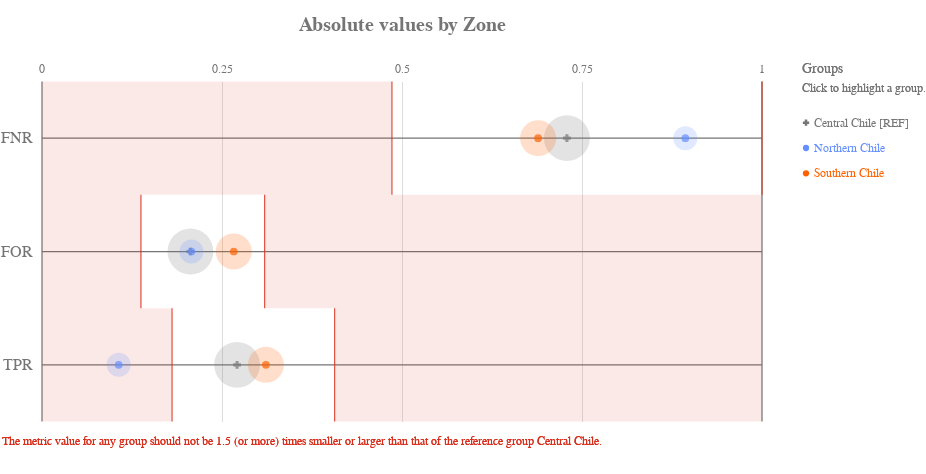

The code cell stored with this chart in its notebook:
### Code cell
ap.absolute(grupo_definido, metrics, 'zone', fairness_threshold = disparity_tolerance)

### Figure 1 — Vega-Lite specification as saved in the notebook (floating-point values rounded to 4 significant figures)
{"config": {"view": {"continuousWidth": 400, "continuousHeight": 300, "strokeWidth": 0}, "axisLeft": {"labelColor": "rgb(117,117,117)", "labelFont": "Arial", "labelFontSize": 16}, "title": {"align": "center", "baseline": "middle", "color": "rgb(117,117,117)", "font": "Arial", "fontSize": 20, "fontWeight": "bold"}}, "layer": [{"data": {"name": "data-4ac2d7a4dec33677e433b172826c7791"}, "mark": {"type": "rule", "stroke": "rgb(117,117,117)", "strokeWidth": 1.25, "tooltip": ""}, "encoding": {"x": {"type": "quantitative", "field": "start", "scale": {"domain": [0, 1], "range": [40.0, 760.0]}}, "x2": {"field": "end"}, "y": {"type": "nominal", "axis": {"domain": false, "labelAngle": 0, "labelPadding": -30, "orient": "left", "ticks": false, "title": ""}, "field": "y_position", "scale": {"domain": ["FNR", "FOR", "TPR"], "range": [42.5, 382.5]}}}}, {"data": {"name": "data-6cfe259518f6c7b358d8f836a73e6b7f"}, "mark": {"type": "rule", "stroke": "rgb(117,117,117)", "strokeWidth": 1.25, "tooltip": ""}, "encoding": {"x": {"type": "quantitative", "field": "x_position", "scale": {"domain": [0, 1], "range": [40.0, 760.0]}}, "y": {"value": 42.5}, "y2": {"value": 382.5}}}, {"data": {"name": "data-60ed1133fa688d151d36705a369482e0"}, "mark": {"type": "text", "align": "center", "color": "rgb(117,117,117)", "font": "Arial", "fontSize": 12, "fontWeight": "normal", "tooltip": ""}, "encoding": {"text": {"type": "nominal", "field": "value"}, "x": {"type": "quantitative", "field": "value", "scale": {"domain": [0, 1], "range": [40.0, 760.0]}}, "y": {"value": 29.75}}}, {"layer": [{"mark": {"type": "rect", "opacity": 0.8, "stroke": "rgb(217, 46, 28)", "strokeWidth": 1.25, "tooltip": ""}, "encoding": {"x": {"type": "quantitative", "field": "lower_threshold_value", "scale": {"domain": [0, 1], "range": [40.0, 760.0]}}, "x2": {"field": "lower_threshold_value"}, "y": {"type": "nominal", "axis": {"domain": false, "grid": false, "labels": false, "ticks": false, "title": " "}, "field": "metric", "scale": {"domain": ["FNR", "FOR", "TPR"], "range": [42.5, 382.5]}}}}, {"mark": {"type": "rect", "opacity": 0.8, "stroke": "rgb(217, 46, 28)", "strokeWidth": 1.25, "tooltip": ""}, "encoding": {"x": {"type": "quantitative", "field": "upper_threshold_value", "scale": {"domain": [0, 1], "range": [40.0, 760.0]}}, "x2": {"field": "upper_threshold_value"}, "y": {"type": "nominal", "axis": {"domain": false, "grid": false, "labels": false, "ticks": false, "title": " "}, "field": "metric", "scale": {"domain": ["FNR", "FOR", "TPR"], "range": [42.5, 382.5]}}}}, {"layer": [{"mark": {"type": "rect", "fill": "rgb(217, 46, 28)", "opacity": 0.1, "tooltip": ""}, "encoding": {"x": {"type": "quantitative", "field": "lower_threshold_value", "scale": {"domain": [0, 1], "range": [40.0, 760.0]}}, "x2": {"field": "lower_end"}, "y": {"type": "nominal", "axis": {"domain": false, "grid": false, "labels": false, "ticks": false, "title": " "}, "field": "metric", "scale": {"domain": ["FNR", "FOR", "TPR"], "range": [42.5, 382.5]}}}}, {"mark": {"type": "rect", "fill": "rgb(217, 46, 28)", "opacity": 0.1, "tooltip": ""}, "encoding": {"x": {"type": "quantitative", "field": "upper_threshold_value", "scale": {"domain": [0, 1], "range": [40.0, 760.0]}}, "x2": {"field": "upper_end"}, "y": {"type": "nominal", "axis": {"domain": false, "grid": false, "labels": false, "ticks": false, "title": " "}, "field": "metric", "scale": {"domain": ["FNR", "FOR", "TPR"], "range": [42.5, 382.5]}}}}]}, {"data": {"name": "data-79dd248bdaa0ea02c535240e8ad022c8"}, "mark": {"type": "text", "align": "left", "baseline": "top", "fill": "rgb(217, 46, 28)", "font": "Arial", "fontSize": 12, "fontWeight": "normal", "tooltip": ""}, "encoding": {"text": {"value": "The metric value for any group should not be 1.5 (or more) times smaller or larger than that of the reference group Central Chile."}, "x": {"value": 0}, "y": {"value": 396.7}}}], "data": {"name": "data-2daf78fb8267fb85037bed3c4a680a55"}}, {"layer": [{"mark": "circle"}, {"data": {"name": "data-0ec7ed582cffbb407a96dec03dbf07cd"}, "mark": {"type": "circle", "opacity": 0.2}, "encoding": {"color": {"condition": {"type": "nominal", "field": "attribute_value", "legend": null, "scale": {"domain": ["Central Chile", "Northern Chile", "Southern Chile"], "range": ["rgb(117,117,117)", "rgb(100, 143, 255)", "rgb(254, 97, 0)", "rgb(220, 38, 127)", "rgb(255, 176, 0)", "rgb(120, 94, 240)"]}, "selection": "selector025"}, "value": "rgb(224,224,224)"}, "size": {"type": "quantitative", "field": "group_size", "legend": null, "scale": {"domain": [0, 7609.0], "range": [0, 2522.0]}}, "tooltip": [{"type": "nominal", "field": "attribute_value", "title": "Group"}, {"type": "nominal", "field": "tooltip_group_size", "title": "Group Size"}, {"type": "nominal", "field": "tooltip_disparity_explanation_fnr", "title": "Disparity"}, {"type": "quantitative", "field": "fnr", "format": ".2f", "title": "FNR"}], "x": {"type": "quantitative", "axis": {"domain": false, "labels": false, "ticks": false, "title": null, "values": [0.25, 0.5, 0.75]}, "field": "fnr", "scale": {"domain": [0, 1], "range": [40.0, 760.0]}}, "y": {"type": "nominal", "axis": {"domain": false, "grid": false, "labels": false, "ticks": false, "title": " "}, "field": "metric_variable", "scale": {"domain": ["FNR", "FOR", "TPR"], "range": [42.5, 382.5]}}}, "selection": {"selector027": {"type": "multi", "empty": "all", "fields": ["attribute_value"]}}, "transform": [{"calculate": "'FNR'", "as": "metric_variable"}]}, {"data": {"name": "data-0ec7ed582cffbb407a96dec03dbf07cd"}, "mark": {"type": "circle", "opacity": 0.2}, "encoding": {"color": {"condition": {"type": "nominal", "field": "attribute_value", "legend": null, "scale": {"domain": ["Central Chile", "Northern Chile", "Southern Chile"], "range": ["rgb(117,117,117)", "rgb(100, 143, 255)", "rgb(254, 97, 0)", "rgb(220, 38, 127)", "rgb(255, 176, 0)", "rgb(120, 94, 240)"]}, "selection": "selector025"}, "value": "rgb(224,224,224)"}, "size": {"type": "quantitative", "field": "group_size", "legend": null, "scale": {"domain": [0, 7609.0], "range": [0, 2522.0]}}, "tooltip": [{"type": "nominal", "field": "attribute_value", "title": "Group"}, {"type": "nominal", "field": "tooltip_group_size", "title": "Group Size"}, {"type": "nominal", "field": "tooltip_disparity_explanation_for", "title": "Disparity"}, {"type": "quantitative", "field": "for", "format": ".2f", "title": "FOR"}], "x": {"type": "quantitative", "axis": {"domain": false, "labels": false, "ticks": false, "title": null, "values": [0.25, 0.5, 0.75]}, "field": "for", "scale": {"domain": [0, 1], "range": [40.0, 760.0]}}, "y": {"type": "nominal", "axis": {"domain": false, "grid": false, "labels": false, "ticks": false, "title": " "}, "field": "metric_variable", "scale": {"domain": ["FNR", "FOR", "TPR"], "range": [42.5, 382.5]}}}, "selection": {"selector029": {"type": "multi", "empty": "all", "fields": ["attribute_value"]}}, "transform": [{"calculate": "'FOR'", "as": "metric_variable"}]}, {"data": {"name": "data-0ec7ed582cffbb407a96dec03dbf07cd"}, "mark": {"type": "circle", "opacity": 0.2}, "encoding": {"color": {"condition": {"type": "nominal", "field": "attribute_value", "legend": null, "scale": {"domain": ["Central Chile", "Northern Chile", "Southern Chile"], "range": ["rgb(117,117,117)", "rgb(100, 143, 255)", "rgb(254, 97, 0)", "rgb(220, 38, 127)", "rgb(255, 176, 0)", "rgb(120, 94, 240)"]}, "selection": "selector025"}, "value": "rgb(224,224,224)"}, "size": {"type": "quantitative", "field": "group_size", "legend": null, "scale": {"domain": [0, 7609.0], "range": [0, 2522.0]}}, "tooltip": [{"type": "nominal", "field": "attribute_value", "title": "Group"}, {"type": "nominal", "field": "tooltip_group_size", "title": "Group Size"}, {"type": "nominal", "field": "tooltip_disparity_explanation_tpr", "title": "Disparity"}, {"type": "quantitative", "field": "tpr", "format": ".2f", "title": "TPR"}], "x": {"type": "quantitative", "axis": {"domain": false, "labels": false, "ticks": false, "title": null, "values": [0.25, 0.5, 0.75]}, "field": "tpr", "scale": {"domain": [0, 1], "range": [40.0, 760.0]}}, "y": {"type": "nominal", "axis": {"domain": false, "grid": false, "labels": false, "ticks": false, "title": " "}, "field": "metric_variable", "scale": {"domain": ["FNR", "FOR", "TPR"], "range": [42.5, 382.5]}}}, "selection": {"selector031": {"type": "multi", "empty": "all", "fields": ["attribute_value"]}}, "transform": [{"calculate": "'TPR'", "as": "metric_variable"}]}, {"layer": [{"mark": "point"}, {"data": {"name": "data-0ec7ed582cffbb407a96dec03dbf07cd"}, "mark": {"type": "point", "filled": true, "size": 60}, "encoding": {"color": {"condition": {"type": "nominal", "field": "attribute_value", "legend": null, "scale": {"domain": ["Central Chile", "Northern Chile", "Southern Chile"], "range": ["rgb(117,117,117)", "rgb(100, 143, 255)", "rgb(254, 97, 0)", "rgb(220, 38, 127)", "rgb(255, 176, 0)", "rgb(120, 94, 240)"]}, "selection": "selector025"}, "value": "rgb(224,224,224)"}, "shape": {"type": "nominal", "field": "attribute_value", "legend": null, "scale": {"domain": ["Central Chile", "Northern Chile", "Southern Chile"], "range": ["cross", "circle", "circle"]}}, "tooltip": [{"type": "nominal", "field": "attribute_value", "title": "Group"}, {"type": "nominal", "field": "tooltip_group_size", "title": "Group Size"}, {"type": "nominal", "field": "tooltip_disparity_explanation_fnr", "title": "Disparity"}, {"type": "quantitative", "field": "fnr", "format": ".2f", "title": "FNR"}], "x": {"type": "quantitative", "axis": {"domain": false, "labels": false, "ticks": false, "title": null, "values": [0.25, 0.5, 0.75]}, "field": "fnr", "scale": {"domain": [0, 1], "range": [40.0, 760.0]}}, "y": {"type": "nominal", "axis": {"domain": false, "grid": false, "labels": false, "ticks": false, "title": " "}, "field": "metric_variable", "scale": {"domain": ["FNR", "FOR", "TPR"], "range": [42.5, 382.5]}}}, "selection": {"selector026": {"type": "multi", "empty": "all", "fields": ["attribute_value"]}}, "transform": [{"calculate": "'FNR'", "as": "metric_variable"}]}, {"data": {"name": "data-0ec7ed582cffbb407a96dec03dbf07cd"}, "mark": {"type": "point", "filled": true, "size": 60}, "encoding": {"color": {"condition": {"type": "nominal", "field": "attribute_value", "legend": null, "scale": {"domain": ["Central Chile", "Northern Chile", "Southern Chile"], "range": ["rgb(117,117,117)", "rgb(100, 143, 255)", "rgb(254, 97, 0)", "rgb(220, 38, 127)", "rgb(255, 176, 0)", "rgb(120, 94, 240)"]}, "selection": "selector025"}, "value": "rgb(224,224,224)"}, "shape": {"type": "nominal", "field": "attribute_value", "legend": null, "scale": {"domain": ["Central Chile", "Northern Chile", "Southern Chile"], "range": ["cross", "circle", "circle"]}}, "tooltip": [{"type": "nominal", "field": "attribute_value", "title": "Group"}, {"type": "nominal", "field": "tooltip_group_size", "title": "Group Size"}, {"type": "nominal", "field": "tooltip_disparity_explanation_for", "title": "Disparity"}, {"type": "quantitative", "field": "for", "format": ".2f", "title": "FOR"}], "x": {"type": "quantitative", "axis": {"domain": false, "labels": false, "ticks": false, "title": null, "values": [0.25, 0.5, 0.75]}, "field": "for", "scale": {"domain": [0, 1], "range": [40.0, 760.0]}}, "y": {"type": "nominal", "axis": {"domain": false, "grid": false, "labels": false, "ticks": false, "title": " "}, "field": "metric_variable", "scale": {"domain": ["FNR", "FOR", "TPR"], "range": [42.5, 382.5]}}}, "selection": {"selector028": {"type": "multi", "empty": "all", "fields": ["attribute_value"]}}, "transform": [{"calculate": "'FOR'", "as": "metric_variable"}]}, {"data": {"name": "data-0ec7ed582cffbb407a96dec03dbf07cd"}, "mark": {"type": "point", "filled": true, "size": 60}, "encoding": {"color": {"condition": {"type": "nominal", "field": "attribute_value", "legend": null, "scale": {"domain": ["Central Chile", "Northern Chile", "Southern Chile"], "range": ["rgb(117,117,117)", "rgb(100, 143, 255)", "rgb(254, 97, 0)", "rgb(220, 38, 127)", "rgb(255, 176, 0)", "rgb(120, 94, 240)"]}, "selection": "selector025"}, "value": "rgb(224,224,224)"}, "shape": {"type": "nominal", "field": "attribute_value", "legend": null, "scale": {"domain": ["Central Chile", "Northern Chile", "Southern Chile"], "range": ["cross", "circle", "circle"]}}, "tooltip": [{"type": "nominal", "field": "attribute_value", "title": "Group"}, {"type": "nominal", "field": "tooltip_group_size", "title": "Group Size"}, {"type": "nominal", "field": "tooltip_disparity_explanation_tpr", "title": "Disparity"}, {"type": "quantitative", "field": "tpr", "format": ".2f", "title": "TPR"}], "x": {"type": "quantitative", "axis": {"domain": false, "labels": false, "ticks": false, "title": null, "values": [0.25, 0.5, 0.75]}, "field": "tpr", "scale": {"domain": [0, 1], "range": [40.0, 760.0]}}, "y": {"type": "nominal", "axis": {"domain": false, "grid": false, "labels": false, "ticks": false, "title": " "}, "field": "metric_variable", "scale": {"domain": ["FNR", "FOR", "TPR"], "range": [42.5, 382.5]}}}, "selection": {"selector030": {"type": "multi", "empty": "all", "fields": ["attribute_value"]}}, "transform": [{"calculate": "'TPR'", "as": "metric_variable"}]}]}]}, {"layer": [{"mark": {"type": "point", "filled": true, "opacity": 1, "size": 39.48}, "encoding": {"color": {"condition": {"type": "nominal", "field": "attribute_value", "legend": null, "scale": {"domain": ["Central Chile", "Northern Chile", "Southern Chile"], "range": ["rgb(117,117,117)", "rgb(100, 143, 255)", "rgb(254, 97, 0)", "rgb(220, 38, 127)", "rgb(255, 176, 0)", "rgb(120, 94, 240)"]}, "selection": "selector025"}, "value": "rgb(224,224,224)"}, "shape": {"type": "nominal", "field": "attribute_value", "legend": null, "scale": {"domain": ["Central Chile", "Northern Chile", "Southern Chile"], "range": ["cross", "circle", "circle"]}}, "x": {"value": 804}, "y": {"type": "nominal", "axis": {"domain": false, "grid": false, "labels": false, "ticks": false, "title": " "}, "field": "attribute_value", "scale": {"domain": ["Central Chile", "Northern Chile", "Southern Chile"], "range": [71, 147]}}}, "selection": {"selector025": {"type": "multi", "empty": "all", "fields": ["attribute_value"]}}}, {"mark": {"type": "text", "align": "left", "baseline": "middle", "font": "Arial", "fontSize": 12, "fontWeight": "normal"}, "encoding": {"color": {"condition": {"type": "nominal", "field": "attribute_value", "legend": null, "scale": {"domain": ["Central Chile", "Northern Chile", "Southern Chile"], "range": ["rgb(117,117,117)", "rgb(100, 143, 255)", "rgb(254, 97, 0)", "rgb(220, 38, 127)", "rgb(255, 176, 0)", "rgb(120, 94, 240)"]}, "selection": "selector025"}, "value": "rgb(224,224,224)"}, "text": {"type": "nominal", "field": "label"}, "x": {"value": 812}, "y": {"type": "nominal", "axis": {"domain": false, "grid": false, "labels": false, "ticks": false, "title": " "}, "field": "attribute_value", "scale": {"domain": ["Central Chile", "Northern Chile", "Southern Chile"], "range": [71, 147]}}}, "selection": {"selector032": {"type": "multi", "empty": "all", "fields": ["attribute_value"]}}}, {"data": {"name": "data-79dd248bdaa0ea02c535240e8ad022c8"}, "mark": {"type": "text", "align": "left", "baseline": "middle", "color": "rgb(117,117,117)", "font": "Arial", "fontSize": 12, "fontWeight": "normal"}, "encoding": {"text": {"value": "Click to highlight a group."}, "x": {"value": 800}, "y": {"value": 49}}}, {"data": {"name": "data-79dd248bdaa0ea02c535240e8ad022c8"}, "mark": {"type": "text", "align": "left", "baseline": "middle", "color": "rgb(117,117,117)", "font": "Arial", "fontSize": 14, "fontWeight": "normal"}, "encoding": {"text": {"value": "Groups"}, "x": {"value": 800}, "y": {"value": 30}}}], "data": {"name": "data-0de9a04118b2294ee56b3c957fb6724a"}}], "height": 425, "padding": {"top": 15, "bottom": 10}, "resolve": {"scale": {"size": "independent", "y": "independent"}}, "title": "Absolute values by Zone", "width": 800, "$schema": "https://vega.github.io/schema/vega-lite/v4.8.1.json", "datasets": {"data-4ac2d7a4dec33677e433b172826c7791": [{"y_position": "FNR", "start": 0, "end": 1}, {"y_position": "FOR", "start": 0, "end": 1}, {"y_position": "TPR", "start": 0, "end": 1}], "data-6cfe259518f6c7b358d8f836a73e6b7f": [{"x_position": 0}, {"x_position": 1}], "data-60ed1133fa688d151d36705a369482e0": [{"value": 0.0}, {"value": 0.25}, {"value": 0.5}, {"value": 0.75}, {"value": 1.0}], "data-2daf78fb8267fb85037bed3c4a680a55": [{"lower_end": 0, "upper_end": 1, "lower_threshold_value": 0.486, "upper_threshold_value": 1.0, "metric": "FNR"}, {"lower_end": 0, "upper_end": 1, "lower_threshold_value": 0.1374, "upper_threshold_value": 0.3092, "metric": "FOR"}, {"lower_end": 0, "upper_end": 1, "lower_threshold_value": 0.1806, "upper_threshold_value": 0.4064, "metric": "TPR"}], "data-79dd248bdaa0ea02c535240e8ad022c8": [{"a": 1, "b": 0}, {"a": 1, "b": 0}], "data-0ec7ed582cffbb407a96dec03dbf07cd": [{"attribute_name": "zone", "attribute_value": "Central Chile", "group_size": 6341, "total_entities": 11987, "fnr": 0.7291, "for": 0.2061, "tpr": 0.2709, "fnr_disparity": 1.0, "for_disparity": 1.0, "tpr_disparity": 1.0, "fnr_disparity_scaled": 0.0, "for_disparity_scaled": 0.0, "tpr_disparity_scaled": 0.0, "tooltip_group_size": "6,341 (52.90%)", "tooltip_disparity_explanation_fnr": "Reference group", "tooltip_disparity_explanation_for": "Reference group", "tooltip_disparity_explanation_tpr": "Reference group"}, {"attribute_name": "zone", "attribute_value": "Northern Chile", "group_size": 1737, "total_entities": 11987, "fnr": 0.8935, "for": 0.2075, "tpr": 0.1065, "fnr_disparity": 1.226, "for_disparity": 1.007, "tpr_disparity": 0.3931, "fnr_disparity_scaled": 0.2256, "for_disparity_scaled": 0.006553, "tpr_disparity_scaled": -1.544, "tooltip_group_size": "1,737 (14.49%)", "tooltip_disparity_explanation_fnr": "1.23 times larger FNR than the reference group", "tooltip_disparity_explanation_for": "1.01 times larger FOR than the reference group", "tooltip_disparity_explanation_tpr": "2.54 times smaller TPR than the reference group"}, {"attribute_name": "zone", "attribute_value": "Southern Chile", "group_size": 3909, "total_entities": 11987, "fnr": 0.689, "for": 0.2663, "tpr": 0.311, "fnr_disparity": 0.9451, "for_disparity": 1.292, "tpr_disparity": 1.148, "fnr_disparity_scaled": -0.0581, "for_disparity_scaled": 0.292, "tpr_disparity_scaled": 0.1478, "tooltip_group_size": "3,909 (32.61%)", "tooltip_disparity_explanation_fnr": "1.06 times smaller FNR than the reference group", "tooltip_disparity_explanation_for": "1.29 times larger FOR than the reference group", "tooltip_disparity_explanation_tpr": "1.15 times larger TPR than the reference group"}], "data-0de9a04118b2294ee56b3c957fb6724a": [{"attribute_value": "Central Chile", "label": "Central Chile [REF]"}, {"attribute_value": "Northern Chile", "label": "Northern Chile"}, {"attribute_value": "Southern Chile", "label": "Southern Chile"}]}}
